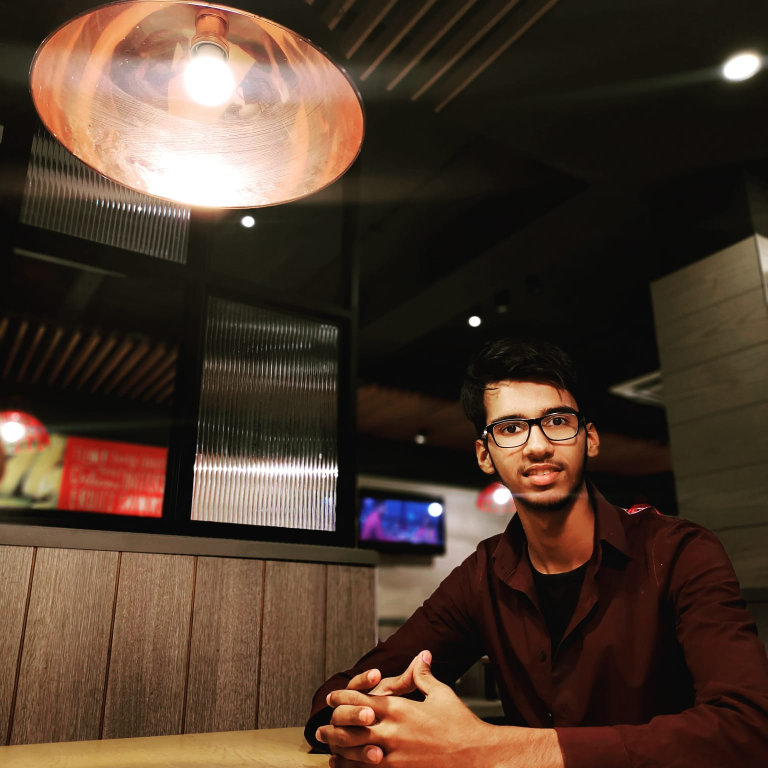
#> input picture 09 open-CV/resources/abc.jpg, 1536 x 1536 px (shown at 1/2 size)
$ python '21 detect image color.py'
#> lines starting #> are read from the running program, lines starting #| are printed output that depends on the picture; after the words box and inside, x2 and y2 are one past the last pixel; in counts of white or black regions, pixels touching at a corner belong together
import cv2 as cv
import numpy as np

# Slider callback function (does nothing but is required by createTrackbar)
def slider(val):
    pass

path = "resources/abc.jpg"

cv.namedWindow("Bars")
cv.resizeWindow("Bars", 600, 300)

# create track bars to adjust H S & V
cv.createTrackbar("Hue Min", "Bars", 0, 179, slider)
#> slider 'Hue Min' is set to 35
cv.createTrackbar("Hue Max", "Bars", 179, 179, slider)
cv.createTrackbar("Sat Min", "Bars", 0, 255, slider)
#> slider 'Sat Min' is set to 51
cv.createTrackbar("Sat Max", "Bars", 255, 255, slider)
cv.createTrackbar("Val Min", "Bars", 0, 255, slider)
#> slider 'Val Min' is set to 51
cv.createTrackbar("Val Max", "Bars", 255, 255, slider)

while True:
    img = cv.imread(path)
#> img is the input picture: shape (1536, 1536, 3); mean B, G, R 44.4, 58, 77.7
    hsv_img = cv.cvtColor(img, cv.COLOR_BGR2HSV)
#> hsv_img: shape (1536, 1536, 3); mean H, S, V 19.6, 111.7, 78.2

    img = cv.resize(img, (400,400))
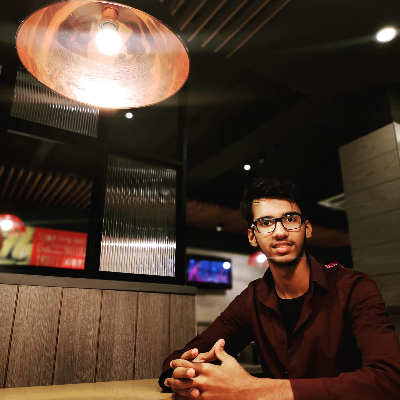
#> img: shape (400, 400, 3); mean B, G, R 44.4, 57.9, 77.6
    hsv_img = cv.resize(hsv_img, (400,400))
#> hsv_img: shape (400, 400, 3); mean H, S, V 19.5, 111.6, 78.2

    #get current position of trackbars
    hue_min = cv.getTrackbarPos("Hue Min", "Bars")
    hue_max = cv.getTrackbarPos("Hue Max", "Bars")
    sat_min = cv.getTrackbarPos("Sat Min", "Bars")
    sat_max = cv.getTrackbarPos("Sat Max", "Bars")
    val_min = cv.getTrackbarPos("Val Min", "Bars")
    val_max = cv.getTrackbarPos("Val Max", "Bars")

    print(f"Hue: ({hue_min}, {hue_max}), Sat: ({sat_min}, {sat_max}), Val: ({val_min}, {val_max})")

    # see changes inside image
    lower = np.array([hue_min, sat_min, val_min])
    upper = np.array([hue_max, sat_max, val_max])
    mask_img = cv.inRange(hsv_img, lower, upper)
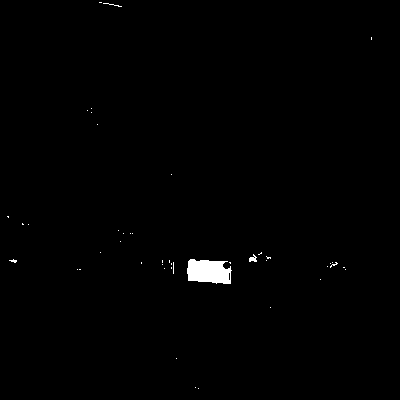
#> mask_img: shape (400, 400); 0.67% white; 45 white regions (42 under 20 px), largest, box (x1, y1, x2, y2) and area: (187, 259, 232, 284) 894, (249, 254, 257, 262) 38, (103, 3, 122, 7) 20
    out_img = cv.bitwise_and(img, img, mask = mask_img)

    # display
    # cv.imshow("Original", img)
    # cv.imshow("HSV", hsv_img)
    cv.imshow("MASK", mask_img)
    cv.imshow("Final Output", out_img)
    if cv.waitKey(1) & 0xFF == ord('q'):
#> (key q is pressed here)
        break

cv.destroyAllWindows()
